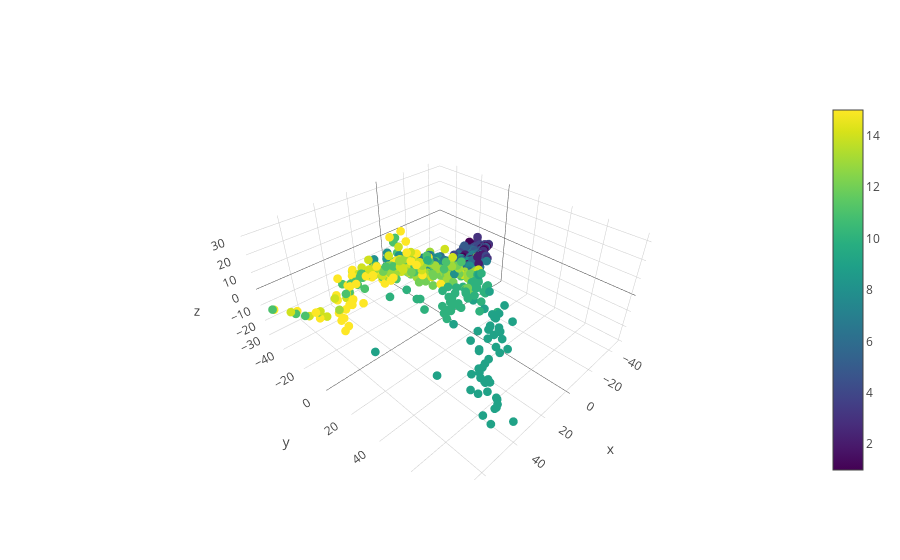

Write notebook code for a chart like this one.
### Code cell
# Plot with plotly to get interactive 3D representation
iplot([go.Scatter3d(
    x = player_stats_isomap[:,0],
    y = player_stats_isomap[:,1],
    z = player_stats_isomap[:,2],
    text =  player_stats.loc[:,"number"].values,
    mode = 'markers',
     marker=dict(
         color = player_stats.loc[:,"number"],
        colorscale='Viridis',
         showscale=True,
        size=3)
)])

### Figure 1 — Plotly figure (JSON) as saved in the notebook; plotly's stock layout.template omitted (floating-point values rounded to 4 significant figures; data arrays with more than 128 entries replaced by an {"elided": "..."} marker saying what was removed)
{"data": [{"marker": {"color": {"elided": "770 int values"}, "colorscale": "Viridis", "showscale": true, "size": 3}, "mode": "markers", "text": {"elided": "770 int values"}, "type": "scatter3d", "x": {"elided": "770 float values"}, "y": {"elided": "770 float values"}, "z": {"elided": "770 float values"}}], "layout": {}}
